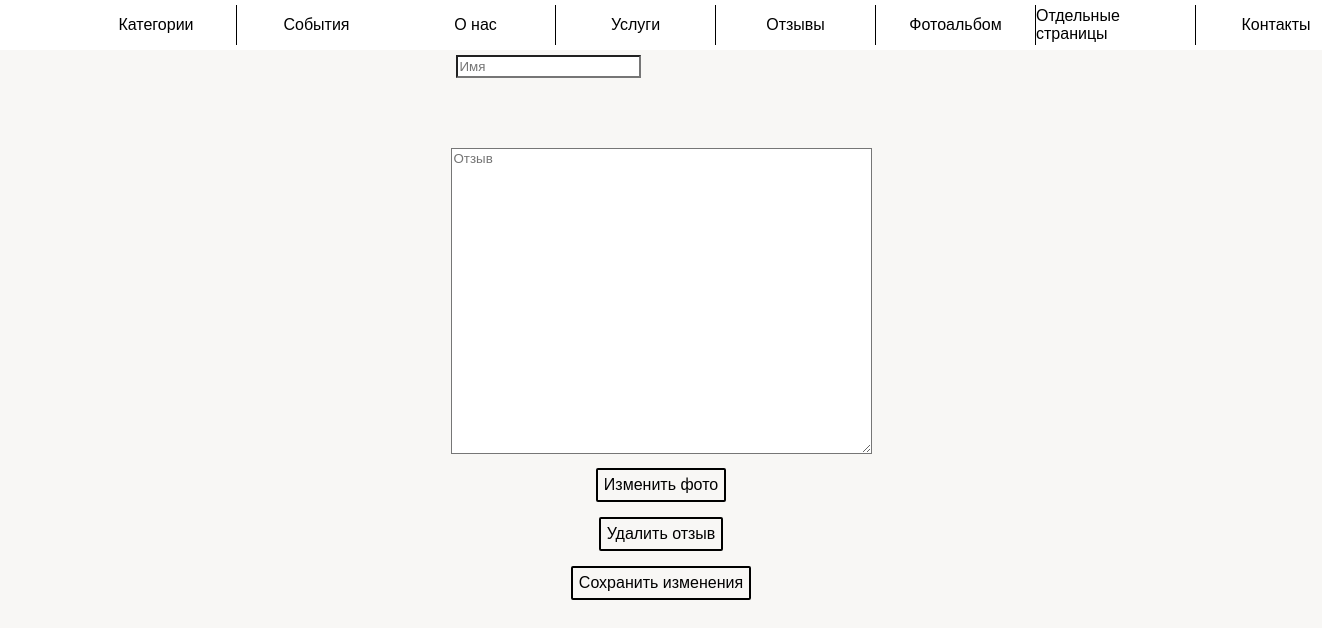
Before: /admin_panel/edit_comment?comment_id=4 (signed in) with the older database file.
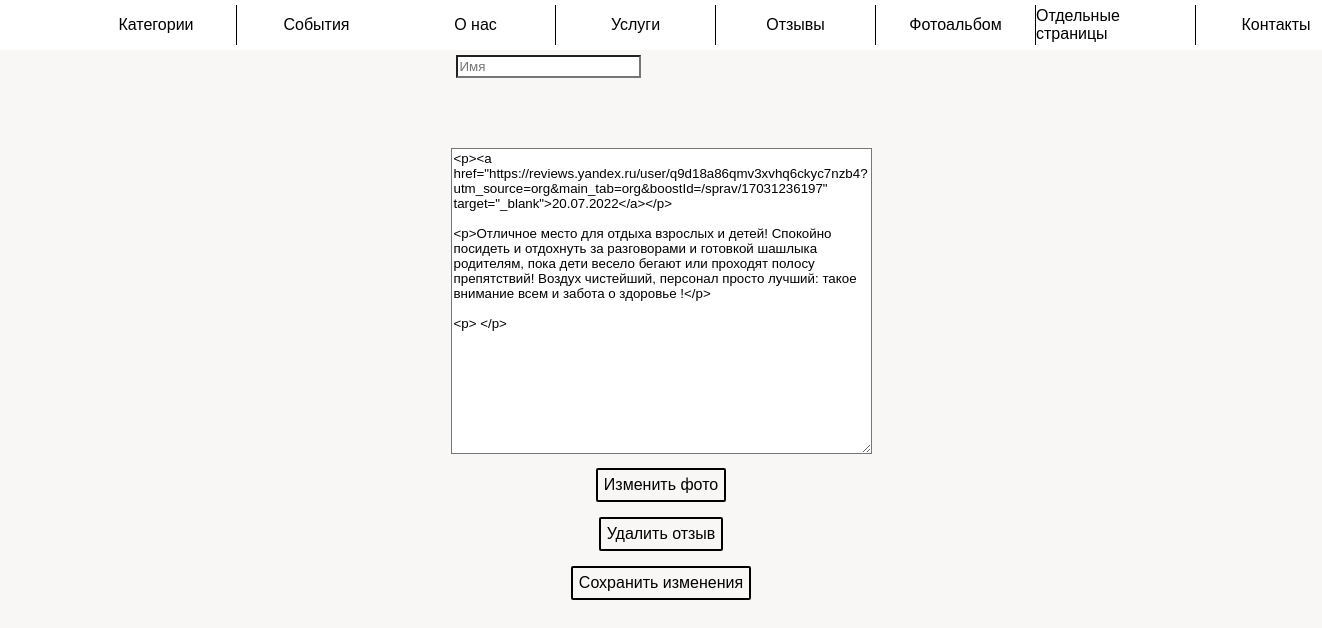
After: the same page with the newer database file.
### app/models.py (models this page shows, shortened)
class Comment(db.Model):
    id = db.Column(db.Integer, primary_key=True, index=True, unique=True)
    name = db.Column(db.String(128))  # имя комментатора
    text = db.Column(db.Text)  # содержание

### app/admin_panel/routes.py (the view, shortened to what this page needs)
@bp.route("/edit_comment", methods=["GET", "POST"])
@login_required
def edit_comment():
    comment = Comment.query.filter_by(id=request.args.get("comment_id")).first()
    return render_template(
        "admin_panel/edit_comment.html", title="Отзывы", comment=comment
    )

### app/admin_panel/routes.py (called while the page is built)
@bp.after_request
def add_header(r):
    r.headers["Cache-Control"] = "no-cache, no-store, must-revalidate"
    r.headers["Pragma"] = "no-cache"
    r.headers["Expires"] = "1"
    r.headers["Cache-Control"] = "public, max-age=0"
    return r

### app/models.py (called while the page is built)
@login.user_loader
def load_user(id):
    return Admin.query.get(int(id))

### app/templates/admin_panel/edit_comment.html (shortened to what this page needs)
{% extends "admin_panel/base.html" %}
{% block scripts %}
    <link rel="stylesheet" href="{{ url_for('static', filename='admin_panel/event_create.css') }}">
{% endblock %}
{% block app_content %}
    <form class="form" method="POST" enctype="multipart/form-data"
          action="{{ url_for('admin_panel.edit_comment') }}?comment_id={{ comment.id }}">
        <div class="form_container">
            <input type="text" name="name" id="name" placeholder="Имя"
                   value="{{ comment.name }}">
            {% set x = '../../..' + url_for('static', filename='images/comments/' + comment.id|string + '.jpg') %}
            <div style="width: 50px; height: 50px; background-size: 50px; object-fit: cover;
                    border-radius: 50%; background-position: 50% 50%; margin: 10px;
                    background-image: url({{ x }}); background-repeat: no-repeat">
            </div>
            <label for="text">
            <textarea name="text" id="text" autocomplete="off"
                      placeholder="Отзыв" cols="50" rows="20">{{ comment.text|safe }}</textarea>
            </label>
            <div class="input__wrapper" style="margin-top: 10px;">
                <label for="photo" class="input__file_button">
                    <span class="input__file_button_text_2">Изменить фото</span>
                </label>
            </div>
            <div class="input__wrapper">
                <label for="delete" class="input__file_button">
                    <span class="input__file_button_text_2">Удалить отзыв</span>
                </label>
            </div>
            <div class="input__wrapper">
                <label for="submit" class="input__file_button">
                    <span class="input__file_button_text_2">Сохранить изменения</span>
                </label>
            </div>
        </div>
    </form>
{% endblock %}

Changed rows visible on the page:
added Comment: text "<p><a href=\"https://reviews.yandex.ru/user/q9d18a86qmv3xvhq6ckyc7nzb4?utm_source=org&main_tab=org&boostId=/sprav/17031236197\" target=\"_blank\">20.07.2022</a></p> <p>Отличное место для отдыха взрослых и детей! Спокойно посидеть и отдохнуть за разговорами и готовкой шашлыка родителям, пока дети весело бегают или проходят полосу препятствий! Воздух чистейший, персонал просто лучший: такое внимание всем и забота о здоровье !</p> <p> </p>"
